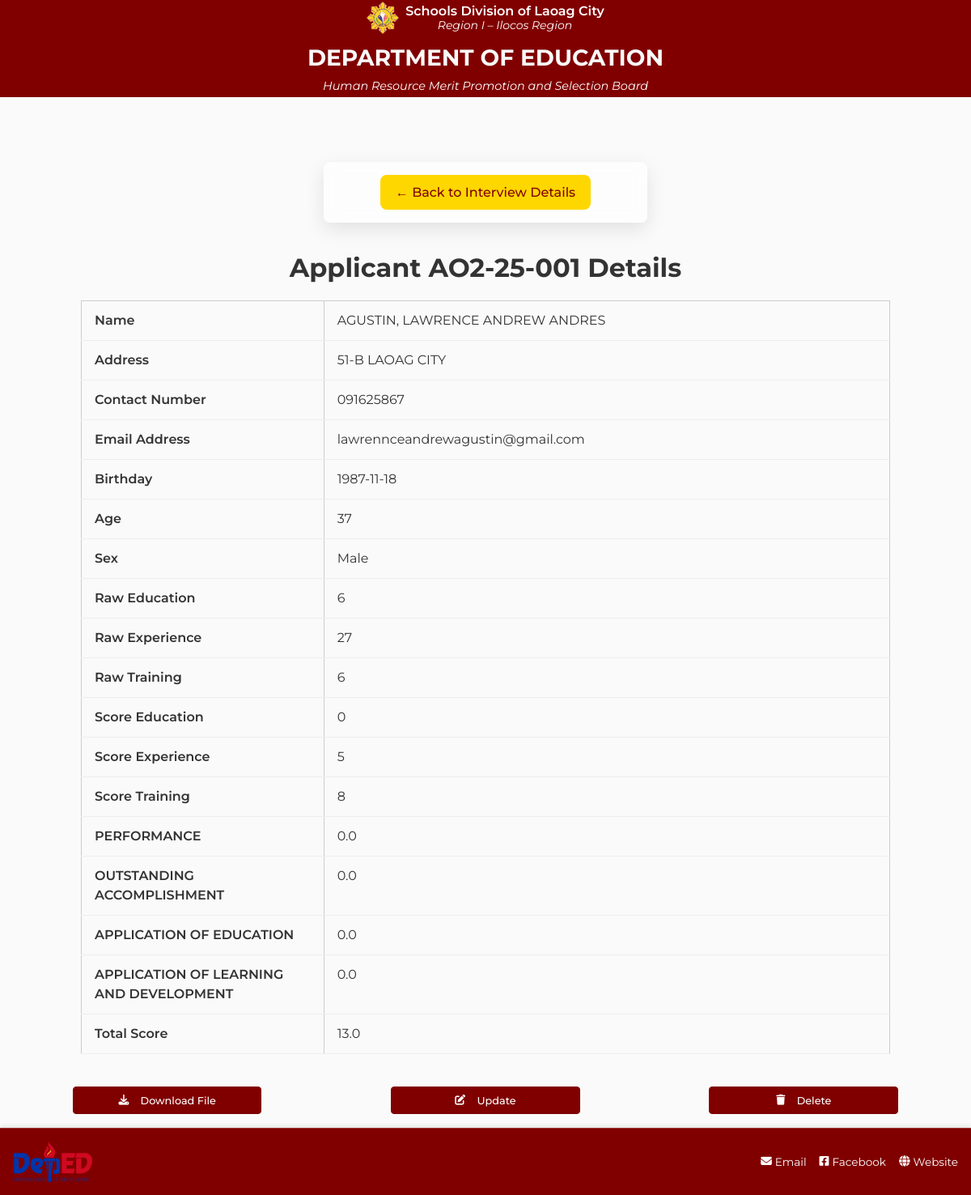
The page /admin/applicant/AO2-25-001 (signed in) on the database its author committed.
### app.py (models this page shows)
class Applicant(db.Model):
    __tablename__ = "applicants"
    code           = db.Column(db.UnicodeText, primary_key=True)
    interview_id   = db.Column(
                       db.String(8),
                       db.ForeignKey("interviews.id", ondelete="CASCADE"),
                       nullable=False
                     )
    name           = db.Column(db.UnicodeText, nullable=False)
    address        = db.Column(db.UnicodeText, nullable=False)
    contact_number = db.Column(db.UnicodeText, nullable=False)
    email_addr     = db.Column(db.UnicodeText, nullable=False)
    birthday       = db.Column(db.Date, nullable=False)
    age            = db.Column(db.Integer, nullable=False)
    sex            = db.Column(db.String(16), nullable=False)
    raw_edu        = db.Column(db.Integer, nullable=False)
    raw_exp        = db.Column(db.Integer, nullable=False)
    raw_trn        = db.Column(db.Integer, nullable=False)
    extra_data     = db.Column(db.Text, nullable=True)
    interview      = db.relationship(
                       "Interview",
                       back_populates="applicants"
                     )

### app.py (the view, shortened to what this page needs)
@app.route("/admin/applicant/<code>")
@admin_required
def applicant_detail(code):
    applicant = Applicant.query.get_or_404(code)
    extra_data = None
    if applicant.extra_data:
        try:
            extra_data = json.loads(applicant.extra_data)
        except Exception:
            extra_data = applicant.extra_data
    eval_records = Evaluation.query.filter_by(
         interview_id=applicant.interview_id,
         applicant_code=applicant.code
    ).all()
    eval_type = Interview.query.filter_by(id=applicant.interview_id).first().type
    eval_struct = json.loads(applicant.interview.eval_struct)
    scores = []
    avg_eval = None
    applicant_structure = json.loads(applicant.interview.app_struct)
    evaluation_scores = {}
    applicant_score = calculate_baseline_score(applicant, interview=applicant.interview)
    total_score = applicant_score.get('edu') + applicant_score.get('exp') + applicant_score.get('trn')
    app_json = json.loads(applicant.extra_data)
    for field in app_json.keys():
        total_score += app_json[field]
    return render_template("applicant_detail.html",
                           applicant=applicant,
                           applicant_score=applicant_score,
                           applicant_structure=applicant_structure,
                           extra_data=extra_data,
                           evaluation_scores=evaluation_scores,
                           total_score=total_score,
                           scores=scores,
                           avg_eval=avg_eval)

### app.py (called while the page is built)
def admin_required(f):
    @wraps(f)
    def wrapper(*args, **kwargs):
        if not session.get("admin"):
            return redirect(url_for("admin_login"))
        return f(*args, **kwargs)
    return wrapper

### scripts/criteriatable.py (called while the page is built)
    def get_score(self, score: int, baseline: int) -> int:
        return max(score - baseline, 0)

### scripts/incrementstable.py (called while the page is built)
    def get_score(self, un_transmutated_score: int, table: dict[str, dict[str, int]]) -> int:
        if not table:
            raise ValueError("No increments table provided.")
        sorted_keys = sorted(table.keys(), key=lambda x: int(x))
        for bracket in sorted_keys:
            if un_transmutated_score <= table[bracket]["MAX"]:
                return int(bracket)
        return int(sorted_keys[-1])

### scripts/table_handler.py (called while the page is built)
    def parse_table(self, t_type: str = "table", s_type: str = "education") -> dict:
        path = f"{PATHS[t_type]}/{s_type}.json"
        try:
            with open(path, encoding="utf-8") as fp:
                return json.load(fp)
        except FileNotFoundError:
            return {}

### templates/applicant_detail.html (shortened to what this page needs)
<!doctype html>
<html lang="en">
<head>
  <link href="https://cdnjs.cloudflare.com/ajax/libs/font-awesome/6.4.0/css/all.min.css" rel="stylesheet">
  <link rel="stylesheet" href="{{ url_for('static', filename='css/applicant_detail.css') }}">
</head>
<body>
  <header class="site-banner" role="banner">
    <div class="banner-top">
      <div class="banner-left-group">
        <img src="{{ url_for('static', filename='images/deped_seal.png') }}" alt="DepEd Logo" class="banner-logo" />
        <div class="banner-left-text">
          <p class="sub-banner-dept">Schools Division of Laoag City</p>
          <p class="sub-banner-region">Region I – Ilocos Region</p>
        </div>
      </div>
      <div class="banner-text">
        <h1>DEPARTMENT OF EDUCATION</h1>
        <p class="banner-subtitle">Human Resource Merit Promotion and Selection Board</p>
      </div>
    </div>
  </header>
  <div class="form-container">
    <a href="{{ url_for('admin_interview_detail', iid=applicant.interview_id) }}" class="btn-back">← Back to Interview
      Details</a>
  </div>
  <h1 class="title">Applicant {{ applicant.code }} Details</h1>
  <table class="detail-table">
    <tbody>
      <tr>
        <th>Name</th>
        <td>{{ applicant.name }}</td>
      </tr>
      <tr>
        <th>Address</th>
        <td>{{ applicant.address }}</td>
      </tr>
      <tr>
        <th>Contact Number</th>
        <td>{{ applicant.contact_number }}</td>
      </tr>
      <tr>
        <th>Email Address</th>
        <td>{{ applicant.email_addr }}</td>
      </tr>
      <tr>
        <th>Birthday</th>
        <td>{{ applicant.birthday }}</td>
      </tr>
      <tr>
        <th>Age</th>
        <td>{{ applicant.age }}</td>
      </tr>
      <tr>
        <th>Sex</th>
        <td>{{ applicant.sex }}</td>
      </tr>
      <tr>
        <th>Raw Education</th>
        <td>{{ applicant.raw_edu }}</td>
      </tr>
      <tr>
        <th>Raw Experience</th>
        <td>{{ applicant.raw_exp }}</td>
      </tr>
      <tr>
        <th>Raw Training</th>
        <td>{{ applicant.raw_trn }}</td>
      </tr>
      <tr>
        <th>Score Education</th>
        <td>{{ applicant_score.get('edu', 0) }}</td>
      </tr>
      <tr>
        <th>Score Experience</th>
        <td>{{ applicant_score.get('exp', 0) }}</td>
      </tr>
      <tr>
        <th>Score Training</th>
        <td>{{ applicant_score.get('trn', 0) }}</td>
      </tr>
      {% for field in extra_data.keys() %}
      <tr>
        <th>{{ applicant_structure[field]['LABEL'] }}</th>
        <td>{{ extra_data[field] }}</td>
      </tr>
      {% endfor %}
      <tr>
        <th>Total Score </th>
        <td>{{ total_score }}</td>
      </tr>
    </tbody>
  </table>
  <div class="action-row">
    <a href="{{ url_for('download_applicant_data_file', code=applicant.code) }}" class="btn-download">
      <i class="fas fa-download"></i> Download File
    </a>
    {% if applicant.interview.status == "open" %}
      <a href="{{ url_for('update_applicant', code=applicant.code) }}" class="btn-download">
        <i class="fas fa-edit"></i> Update
      </a>
      <a href="{{ url_for('delete_applicant', code=applicant.code) }}" class="btn-download confirm-delete">
        <i class="fas fa-trash"></i> Delete
      </a>
  </div>
  {% endif %}
<footer class="admin-footer">
  <div class="footer-content">
    <div class="footer-logos">
      <img src="{{ url_for('static', filename='images/deped_logo.png') }}" alt="DepEd Logo">
    </div>
    <div class="footer-links">
      <a href="#"><i class="fas fa-envelope"></i> Email</a>
      <a href="#"><i class="fab fa-facebook-square"></i> Facebook</a>
      <a href="#"><i class="fas fa-globe"></i> Website</a>
    </div>
  </div>
</footer>
</body>
</html>

### rows shown on the page
Applicant: code "AO2-25-001", name "AGUSTIN, LAWRENCE ANDREW ANDRES", address "51-B LAOAG CITY", contact_number "091625867", email_addr "lawrennceandrewagustin@gmail.com", birthday "1987-11-18", age "37", sex "Male", raw_edu "6", raw_exp "27", raw_trn "6"

### other values the page prints
{{ applicant_score.get('edu', 0) }} "0"
{{ applicant_score.get('exp', 0) }} "5"
{{ applicant_score.get('trn', 0) }} "8"
{{ applicant_structure[field]['LABEL'] }} "PERFORMANCE" "OUTSTANDING ACCOMPLISHMENT" "APPLICATION OF EDUCATION" "APPLICATION OF LEARNING AND DEVELOPMENT"
{{ extra_data[field] }} "0.0" "0.0" "0.0" "0.0"
{{ total_score }} "13.0"
